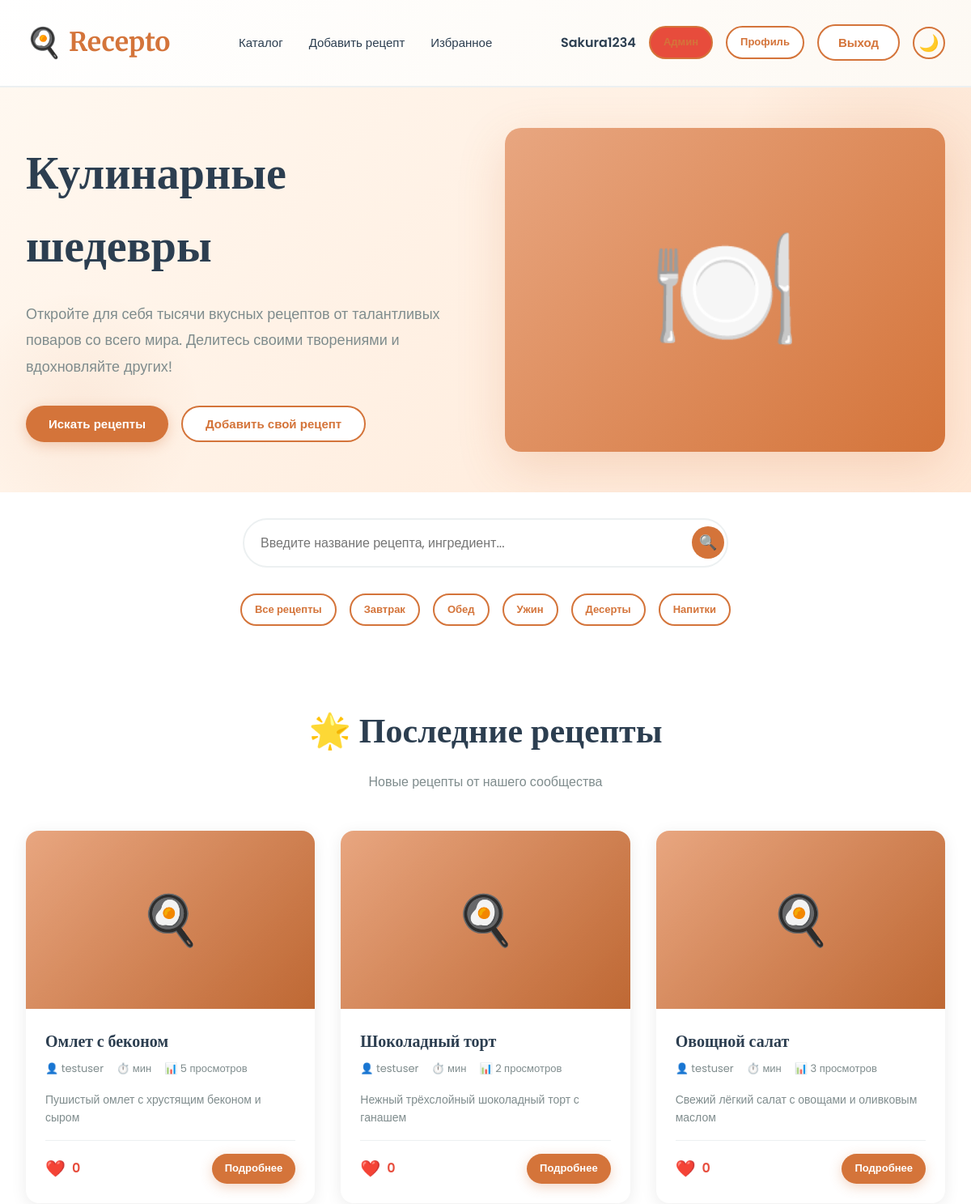
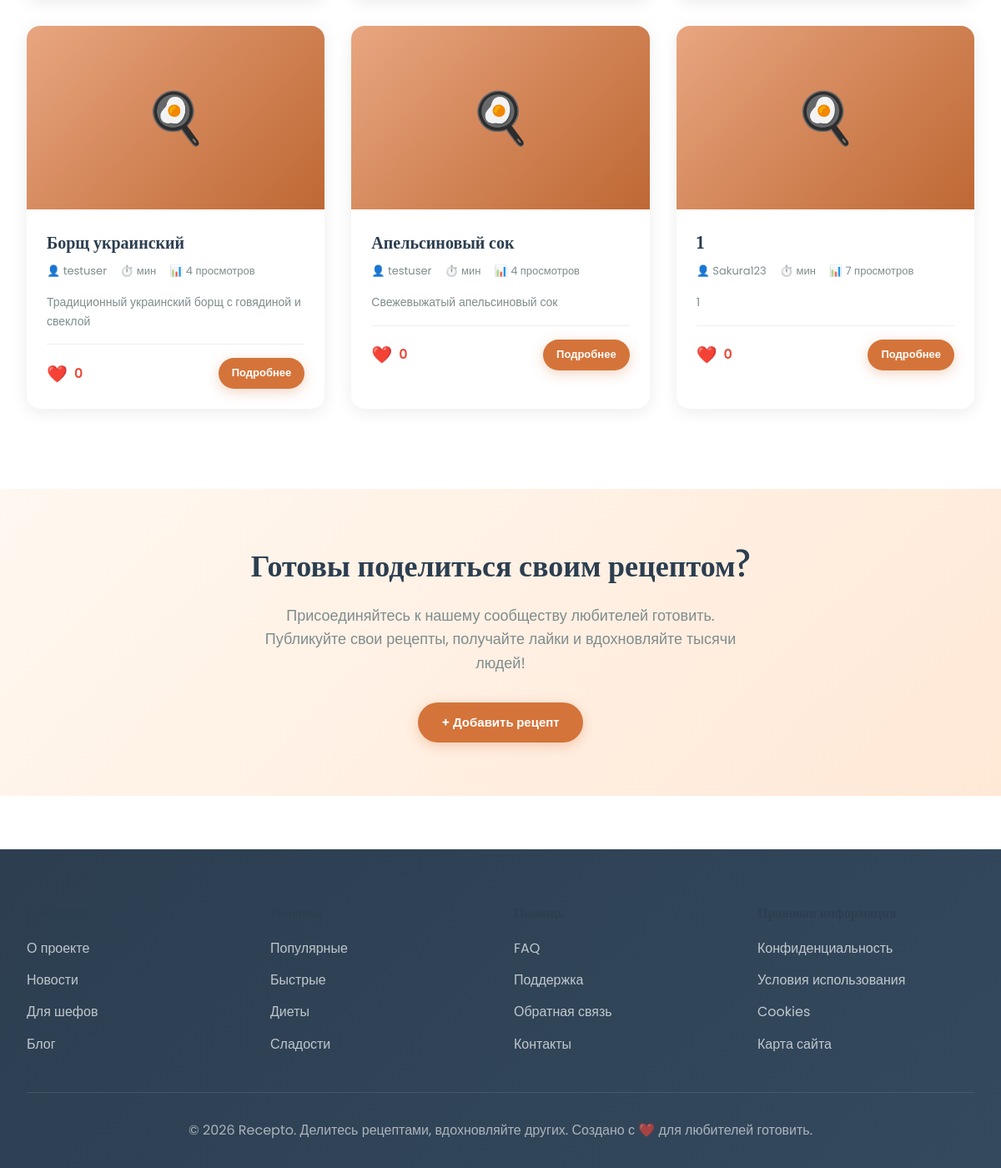
Page / (signed in) on the committed database (2 pictures, top to bottom).
### main/models.py (models this page shows, shortened)
class Recipe(models.Model):
    DIFFICULTY = [
        ('easy', 'Легко'),
        ('medium', 'Средне'),
        ('hard', 'Сложно'),
    ]
    CATEGORY = [
        ('breakfast', 'Завтрак'),
        ('lunch', 'Обед'),
        ('dinner', 'Ужин'),
        ('dessert', 'Десерт'),
        ('drink', 'Напиток'),
    ]
    title = models.CharField(max_length=200)
    author = models.ForeignKey(
        User,
        on_delete=models.CASCADE
    )
    description = models.TextField()
    category = models.CharField(
        max_length=20,
        choices=CATEGORY
    )
    image = models.ImageField(
        upload_to='recipes/',
        blank=True,
        null=True
    )
    ingredients = models.TextField()
    instructions = models.TextField()
    prep_time = models.IntegerField(default=0)
    cook_time = models.IntegerField(default=0)
    servings = models.IntegerField(default=1)
    difficulty = models.CharField(
        max_length=10,
        choices=DIFFICULTY,
        default='medium'
    )
    likes = models.IntegerField(default=0)
    views = models.IntegerField(default=0)
    created_at = models.DateTimeField(
        auto_now_add=True
    )

### main/views.py (the view)
# urls.py: path('', views.home, name='home'),
def home(request):
    recipes = Recipe.objects.all()[:12]
    return render(request, 'main/index.html', {
        'recipes': recipes
    })

### main/templates/main/index.html (shortened to what this page needs)
{% extends 'main/base.html' %}
{% block content %}
<section class="hero">
    <div class="container">
        <div class="hero-content">
            <h1>Кулинарные шедевры</h1>
            <p>Откройте для себя тысячи вкусных рецептов от талантливых поваров со всего мира. Делитесь своими творениями и вдохновляйте других!</p>
            <div style="display: flex; gap: 1rem; flex-wrap: wrap;">
                <button class="btn btn-primary" onclick="document.querySelector('.search-input').focus()">Искать рецепты</button>
                <button class="btn btn-secondary" onclick="window.location.href='/add-recipe/'">Добавить свой рецепт</button>
            </div>
        </div>
        <div class="hero-image">
            🍽️
        </div>
    </div>
</section>
<section class="search-section">
    <div class="container">
        <form method="GET" action="{% url 'recipes_list' %}" style="display: contents;">
            <div class="search-box">
                <input
                    type="text"
                    class="search-input"
                    name="q"
                    placeholder="Введите название рецепта, ингредиент..."
                >
                <button type="submit" class="search-btn">🔍</button>
            </div>
            <div style="display: flex; gap: 1rem; margin-top: 2rem; justify-content: center; flex-wrap: wrap;">
                <a href="{% url 'recipes_list' %}" class="btn btn-secondary btn-sm">Все рецепты</a>
                <a href="{% url 'recipes_list' %}?category=breakfast" class="btn btn-secondary btn-sm">Завтрак</a>
                <a href="{% url 'recipes_list' %}?category=lunch" class="btn btn-secondary btn-sm">Обед</a>
                <a href="{% url 'recipes_list' %}?category=dinner" class="btn btn-secondary btn-sm">Ужин</a>
                <a href="{% url 'recipes_list' %}?category=dessert" class="btn btn-secondary btn-sm">Десерты</a>
                <a href="{% url 'recipes_list' %}?category=drink" class="btn btn-secondary btn-sm">Напитки</a>
            </div>
        </form>
    </div>
</section>
<section class="section">
    <div class="container">
        <div class="section-title">
            <h2>🌟 {% if recipes %}Последние рецепты{% else %}Рецептов пока нет{% endif %}</h2>
            <p>{% if recipes %}Новые рецепты от нашего сообщества{% else %}Будьте первым, кто добавит рецепт!{% endif %}</p>
        </div>
        {% if recipes %}
            <div class="recipes-grid">
                {% for recipe in recipes %}
                    <div class="recipe-card fade-in">
                        <div class="recipe-image">
                            {% if recipe.image %}
                                <img src="{{ recipe.image.url }}" alt="{{ recipe.title }}" style="width:100%;height:100%;object-fit:cover;">
                            {% else %}
                                <div style="width:100%;height:100%;display:flex;align-items:center;justify-content:center;background:linear-gradient(135deg,#e8a680 0%,#d4743a 100%);font-size:60px;">
                                    🍳
                                </div>
                            {% endif %}
                        </div>
                        <div class="recipe-content">
                            <h3 class="recipe-title">{{ recipe.title }}</h3>
                            <div class="recipe-meta">
                                <span>👤 {{ recipe.author.username }}</span>
                                <span>⏱️ {{ recipe.get_total_time }} мин</span>
                                <span>📊 {{ recipe.views }} просмотров</span>
                            </div>
                            <p class="recipe-description">{{ recipe.description }}</p>
                            <div class="recipe-footer">
                                <div class="recipe-likes">
                                    <button class="like-btn {% if recipe.is_liked %}liked{% endif %}" onclick="toggleLike({{ recipe.id }})">❤️</button>
                                    <span id="likes-{{ recipe.id }}">{{ recipe.likes }}</span>
                                </div>
                                <a href="{% url 'recipe_detail' recipe.id %}" class="btn btn-primary btn-sm">Подробнее</a>
                            </div>
                        </div>
                    </div>
                {% endfor %}
            </div>
        {% else %}
            <div style="text-align:center;padding:3rem;">
                <p style="font-size:18px;color:var(--text-light);">Рецепты пока не добавлены. <a href="{% url 'add_recipe' %}">Добавьте первый рецепт!</a></p>
            </div>
        {% endif %}
    </div>
</section>
<section style="background: linear-gradient(135deg, #fff8f0 0%, #ffe8d6 100%); padding: 4rem 0; text-align: center;">
    <div class="container">
        <h2 style="margin-bottom: 1rem;">Готовы поделиться своим рецептом?</h2>
        <p style="font-size: 18px; color: var(--text-light); margin-bottom: 2rem; max-width: 600px; margin-left: auto; margin-right: auto;">
            Присоединяйтесь к нашему сообществу любителей готовить. Публикуйте свои рецепты, получайте лайки и вдохновляйте тысячи людей!
        </p>
        <a href="{% url 'add_recipe' %}" class="btn btn-primary">+ Добавить рецепт</a>
    </div>
</section>
{% endblock %}

### main/templates/main/base.html (shortened to what this page needs)
<!DOCTYPE html>
<html lang="ru">
<head>
</head>
<body>
    <nav>
        <div class="container">
            <a href="/" class="logo">Recepto</a>
            <ul>
                <li><a href="{% url 'home' %}">Каталог</a></li>
                <li><a href="{% url 'add_recipe' %}">Добавить рецепт</a></li>
                <li><a href="{% url 'favorites' %}">Избранное</a></li>
            </ul>
            <div style="display:flex;gap:1rem;align-items:center">
                {% if user.is_authenticated %}
                    <span style="font-weight:600;color:var(--text-dark)">{{ user.username }}</span>
                    {% if user.is_staff %}
                        <a href="/admin/" class="btn btn-secondary btn-sm" style="background:var(--accent)">Админ</a>
                    {% endif %}
                    <a href="{% url 'profile' %}" class="btn btn-secondary btn-sm">Профиль</a>
                    <form method="POST" action="{% url 'logout' %}" style="display:inline;margin:0;padding:0">
                        <button type="submit" class="btn btn-secondary btn-sm" style="cursor:pointer;font-weight:600;border:2px solid var(--primary);background:white;color:var(--primary);padding:0.75rem 1.5rem;border-radius:25px;font-size:15px;transition:all 0.3s ease">Выход</button>
                    </form>
                {% else %}
                    <a href="{% url 'login' %}" class="nav-btn">Вход</a>
                    <a href="{% url 'register' %}" class="btn btn-secondary btn-sm">Регистрация</a>
                {% endif %}
                <button id="theme-toggle" onclick="toggleTheme()" style="background:none;border:2px solid var(--primary);color:var(--text-dark);width:40px;height:40px;border-radius:50%;cursor:pointer;font-size:20px;display:flex;align-items:center;justify-content:center;transition:all 0.3s ease" title="Переключить тему">
                    <span id="theme-icon">🌙</span>
                </button>
            </div>
        </div>
    </nav>
    {% block content %}{% endblock %}
    <footer>
        <div class="container">
            <div class="footer-content">
                <div class="footer-column">
                    <h4>О Recepto</h4>
                    <ul>
                        <li><a href="#">О проекте</a></li>
                        <li><a href="#">Новости</a></li>
                        <li><a href="#">Для шефов</a></li>
                        <li><a href="#">Блог</a></li>
                    </ul>
                </div>
                <div class="footer-column">
                    <h4>Рецепты</h4>
                    <ul>
                        <li><a href="#">Популярные</a></li>
                        <li><a href="#">Быстрые</a></li>
                        <li><a href="#">Диеты</a></li>
                        <li><a href="#">Сладости</a></li>
                    </ul>
                </div>
                <div class="footer-column">
                    <h4>Помощь</h4>
                    <ul>
                        <li><a href="#">FAQ</a></li>
                        <li><a href="#">Поддержка</a></li>
                        <li><a href="#">Обратная связь</a></li>
                        <li><a href="#">Контакты</a></li>
                    </ul>
                </div>
                <div class="footer-column">
                    <h4>Правовая информация</h4>
                    <ul>
                        <li><a href="#">Конфиденциальность</a></li>
                        <li><a href="#">Условия использования</a></li>
                        <li><a href="#">Cookies</a></li>
                        <li><a href="#">Карта сайта</a></li>
                    </ul>
                </div>
            </div>
            <div class="footer-bottom">
                <p>&copy; 2026 Recepto. Делитесь рецептами, вдохновляйте других. Создано с ❤️ для любителей готовить.</p>
            </div>
        </div>
    </footer>
</body>
</html>

### rows in the picture
Recipe: title "Омлет с беконом", author.username "testuser", views "5", description "Пушистый омлет с хрустящим беконом и сыром", likes "0"
Recipe: title "Шоколадный торт", author.username "testuser", views "2", description "Нежный трёхслойный шоколадный торт с ганашем", likes "0"
Recipe: title "Овощной салат", author.username "testuser", views "3", description "Свежий лёгкий салат с овощами и оливковым маслом", likes "0"
Recipe: title "Борщ украинский", author.username "testuser", views "4", description "Традиционный украинский борщ с говядиной и свеклой", likes "0"
Recipe: title "Апельсиновый сок", author.username "testuser", views "4", description "Свежевыжатый апельсиновый сок", likes "0"
Recipe: title "1", author.username "Sakura123", views "7", description "1", likes "0"

### other values in the picture
{{ user.username }} "Sakura1234"
